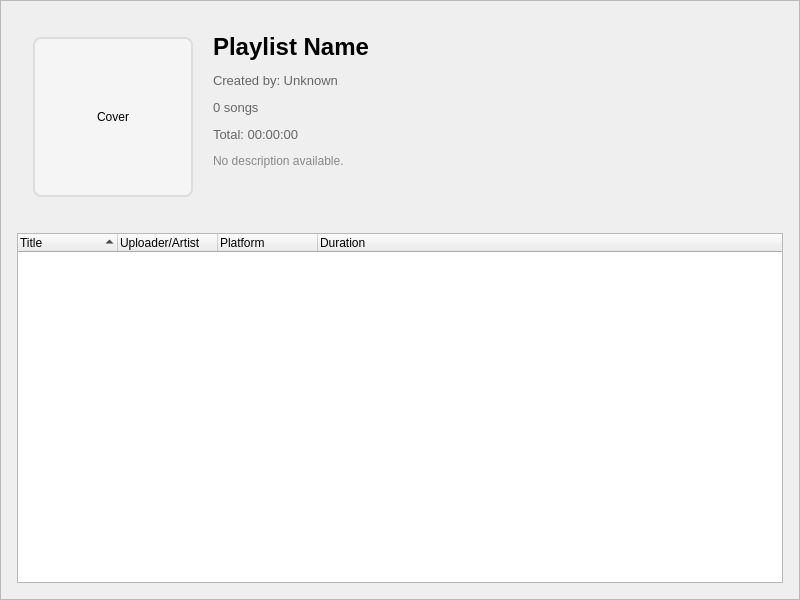
<?xml version="1.0" encoding="UTF-8"?>
<ui version="4.0">
 <class>PlaylistPageForm</class>
 <widget class="QWidget" name="PlaylistPageForm">
  <property name="geometry">
   <rect>
    <x>0</x>
    <y>0</y>
    <width>800</width>
    <height>600</height>
   </rect>
  </property>
  <property name="windowTitle">
   <string>Playlist</string>
  </property>
  <layout class="QVBoxLayout" name="mainLayout">
   <property name="margin">
    <number>0</number>
   </property>
   <property name="spacing">
    <number>0</number>
   </property>
   <item>
    <widget class="QScrollArea" name="scrollArea">
     <property name="widgetResizable">
      <bool>true</bool>
     </property>
     <property name="horizontalScrollBarPolicy">
      <enum>Qt::ScrollBarAlwaysOff</enum>
     </property>
     <widget class="QWidget" name="scrollContent">
      <property name="geometry">
       <rect>
        <x>0</x>
        <y>0</y>
        <width>798</width>
        <height>600</height>
       </rect>
      </property>
      <layout class="QVBoxLayout" name="contentLayout">
       <property name="margin">
        <number>16</number>
       </property>
       <property name="spacing">
        <number>16</number>
       </property>
       <item>
        <widget class="QWidget" name="infoWidget">
         <property name="minimumSize">
          <size>
           <width>0</width>
           <height>200</height>
          </size>
         </property>
         <property name="maximumSize">
          <size>
           <width>16777215</width>
           <height>200</height>
          </size>
         </property>
         <layout class="QHBoxLayout" name="infoLayout">
          <property name="margin">
           <number>16</number>
          </property>
          <property name="spacing">
           <number>20</number>
          </property>
          <item>
           <widget class="QLabel" name="coverLabel">
            <property name="minimumSize">
             <size>
              <width>160</width>
              <height>160</height>
             </size>
            </property>
            <property name="maximumSize">
             <size>
              <width>160</width>
              <height>160</height>
             </size>
            </property>
            <property name="styleSheet">
             <string>QLabel {
    border: 2px solid #ddd;
    border-radius: 8px;
    background-color: #f5f5f5;
}</string>
            </property>
            <property name="text">
             <string>Cover</string>
            </property>
            <property name="alignment">
             <set>Qt::AlignCenter</set>
            </property>
            <property name="scaledContents">
             <bool>true</bool>
            </property>
           </widget>
          </item>
          <item>
           <widget class="QWidget" name="playlistInfoWidget">
            <layout class="QVBoxLayout" name="playlistInfoLayout">
             <property name="margin">
              <number>0</number>
             </property>
             <property name="spacing">
              <number>12</number>
             </property>
             <item>
              <widget class="QLabel" name="playlistNameLabel">
               <property name="font">
                <font>
                 <pointsize>18</pointsize>
                 <weight>75</weight>
                 <bold>true</bold>
                </font>
               </property>
               <property name="text">
                <string>Playlist Name</string>
               </property>
               <property name="wordWrap">
                <bool>true</bool>
               </property>
              </widget>
             </item>
             <item>
              <widget class="QLabel" name="creatorLabel">
               <property name="font">
                <font>
                 <pointsize>10</pointsize>
                </font>
               </property>
               <property name="styleSheet">
                <string>QLabel { color: #666; }</string>
               </property>
               <property name="text">
                <string>Created by: Unknown</string>
               </property>
              </widget>
             </item>
             <item>
              <widget class="QLabel" name="songCountLabel">
               <property name="font">
                <font>
                 <pointsize>10</pointsize>
                </font>
               </property>
               <property name="styleSheet">
                <string>QLabel { color: #666; }</string>
               </property>
               <property name="text">
                <string>0 songs</string>
               </property>
              </widget>
             </item>
             <item>
              <widget class="QLabel" name="totalDurationLabel">
               <property name="font">
                <font>
                 <pointsize>10</pointsize>
                </font>
               </property>
               <property name="styleSheet">
                <string>QLabel { color: #666; }</string>
               </property>
               <property name="text">
                <string>Total: 00:00:00</string>
               </property>
              </widget>
             </item>
             <item>
              <widget class="QLabel" name="descriptionLabel">
               <property name="font">
                <font>
                 <pointsize>9</pointsize>
                </font>
               </property>
               <property name="styleSheet">
                <string>QLabel { color: #888; }</string>
               </property>
               <property name="text">
                <string>No description available.</string>
               </property>
               <property name="wordWrap">
                <bool>true</bool>
               </property>
              </widget>
             </item>
             <item>
              <spacer name="infoVerticalSpacer">
               <property name="orientation">
                <enum>Qt::Vertical</enum>
               </property>
               <property name="sizeHint" stdset="0">
                <size>
                 <width>20</width>
                 <height>40</height>
                </size>
               </property>
              </spacer>
             </item>
            </layout>
           </widget>
          </item>
         </layout>
        </widget>
       </item>
       <item>
        <widget class="QTreeWidget" name="songListView">
         <property name="rootIsDecorated">
          <bool>false</bool>
         </property>
         <property name="alternatingRowColors">
          <bool>true</bool>
         </property>
         <property name="selectionMode">
          <enum>QAbstractItemView::ExtendedSelection</enum>
         </property>
         <property name="uniformRowHeights">
          <bool>true</bool>
         </property>
         <property name="sortingEnabled">
          <bool>true</bool>
         </property>
         <attribute name="headerVisible">
          <bool>true</bool>
         </attribute>
         <column>
          <property name="text">
           <string>Title</string>
          </property>
         </column>
         <column>
          <property name="text">
           <string>Uploader/Artist</string>
          </property>
         </column>
         <column>
          <property name="text">
           <string>Platform</string>
          </property>
         </column>
         <column>
          <property name="text">
           <string>Duration</string>
          </property>
         </column>
        </widget>
       </item>
      </layout>
     </widget>
    </widget>
   </item>
  </layout>
 </widget>
 <resources/>
 <connections/>
</ui>
